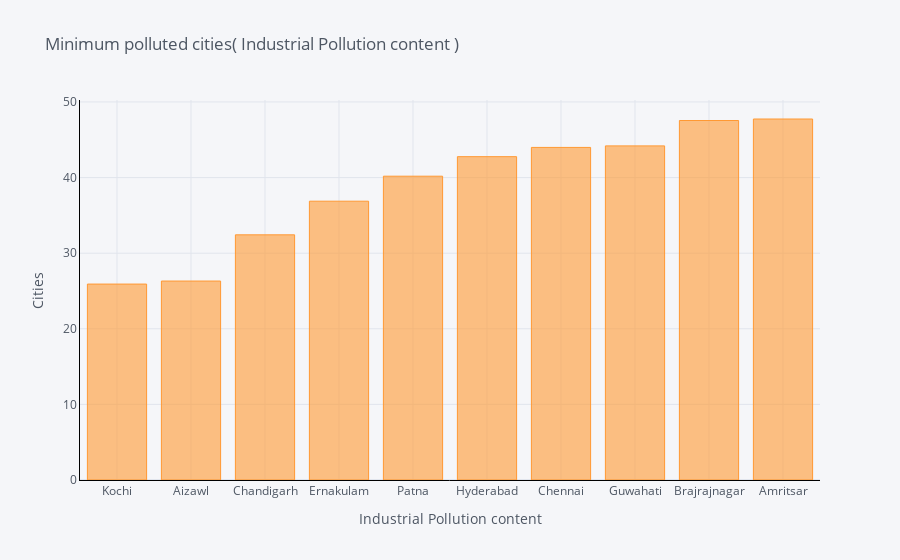

Here is the notebook cell this chart was saved with:
### Code cell
def min_bar_plot(var):
    x1 = df[['City',var]].groupby(["City"]).mean().sort_values(by = var,
    ascending = True).head(10).iplot(kind='bar', yTitle='Cities',xTitle=var, linecolor='black',title='{2} {1} {0}'.format(")",var,' Minimum polluted cities('))
p1 = min_bar_plot('Industrial Pollution content')
p2 = min_bar_plot('Vehicular Pollution content')

### Figure 1 — Plotly figure (JSON) as saved in the notebook; plotly's stock layout.template omitted (floating-point values rounded to 4 significant figures)
{"data": [{"marker": {"color": "rgba(255, 153, 51, 0.6)", "line": {"color": "rgba(255, 153, 51, 1.0)", "width": 1}}, "name": "Industrial Pollution content", "orientation": "v", "text": "", "type": "bar", "x": ["Kochi", "Aizawl", "Chandigarh", "Ernakulam", "Patna", "Hyderabad", "Chennai", "Guwahati", "Brajrajnagar", "Amritsar"], "y": [25.92, 26.32, 32.43, 36.88, 40.18, 42.77, 43.99, 44.19, 47.55, 47.75]}], "layout": {"legend": {"bgcolor": "#F5F6F9", "font": {"color": "#4D5663"}}, "paper_bgcolor": "#F5F6F9", "plot_bgcolor": "#F5F6F9", "title": {"font": {"color": "#4D5663"}, "text": " Minimum polluted cities( Industrial Pollution content )"}, "xaxis": {"gridcolor": "#E1E5ED", "linecolor": "black", "showgrid": true, "tickfont": {"color": "#4D5663"}, "title": {"font": {"color": "#4D5663"}, "text": "Industrial Pollution content"}, "zerolinecolor": "#E1E5ED"}, "yaxis": {"gridcolor": "#E1E5ED", "linecolor": "black", "showgrid": true, "tickfont": {"color": "#4D5663"}, "title": {"font": {"color": "#4D5663"}, "text": "Cities"}, "zerolinecolor": "#E1E5ED"}}}
